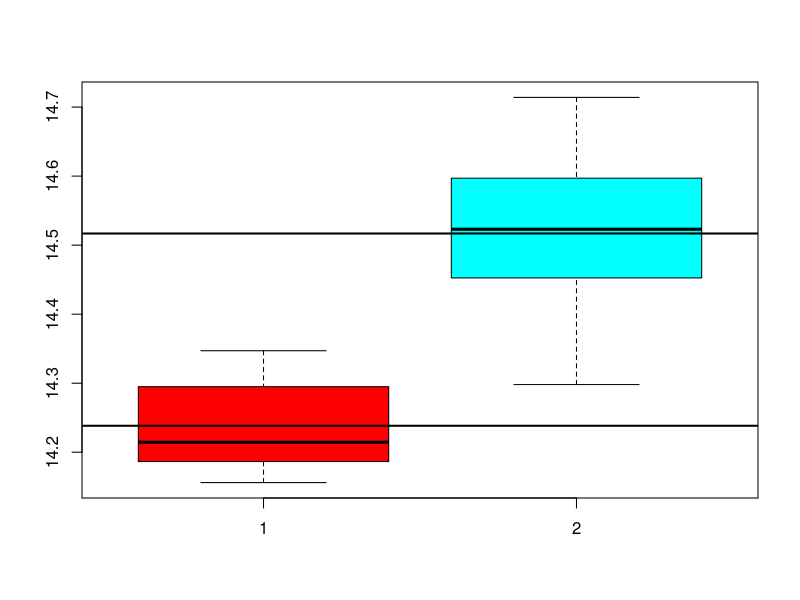

Write the R code that produced this figure.
# Koncern paliwowy reklamuje si¦, »e dodatek pewnego innowacyjnego skªadnika do jego paliwa zwi¦ksza
# przeci¦tny zasi¦g samochodu na jednym litrze benzyny. Przeprowadzono 12 testów zasi¦gu w tych samych
# warunkach eksperymentalnych przed dodaniem tego skªadnika otrzymuj¡c zasi¦g (w km):
# Z1 = c(14.285, 14.215, 14.198, 14.312, 14.347, 14.208, 14.305, 14.156, 14.214, 14.172, 14.273, 14.175)
# na 1 litr benzyny i po dodaniu do benzyny tego skªadnika, otrzymuj¡c zasi¦g (w km):
# Z2 = c(14.714, 14.586, 14.532, 14.412, 14.623, 14.514, 14.608, 14.567, 14.493, 14.341, 14.514, 14.298)
# na 1 litr paliwa. Zbada¢ na poziomie istotno±ci α = 0.05 czy informacje w reklamie mo»na uzna¢ za prawdziwe


Z1 <- c(14.285, 14.215, 14.198, 14.312, 14.347, 14.208, 14.305, 14.156, 14.214, 14.172, 14.273, 14.175)
Z2 <- c(14.714, 14.586, 14.532, 14.412, 14.623, 14.514, 14.608, 14.567, 14.493, 14.341, 14.514, 14.298)

boxplot(Z1, Z2, col = rainbow(2))
abline(h = mean(Z1), lwd = 2)
abline(h = mean(Z2), lwd = 2)

roznica <- Z2 - Z1
roznica

# test normalności
shapiro.test(roznica)
# p-val > 0.05 : różnica pochodzi z rozkładu normalnego

# H0: mu == 0 (Z2 = Z1)
# H1: mu < 0 (Z2 < Z1)
t.test(Z2, Z1, paired = TRUE, alternative = "less")
# p-val > 0.05 : przyjumujemy H0
